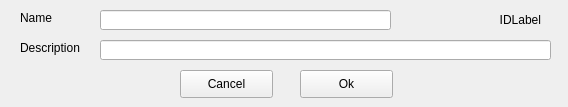
<?xml version="1.0" encoding="UTF-8"?>
<ui version="4.0">
 <class>NodeForm</class>
 <widget class="QWidget" name="NodeForm">
  <property name="windowModality">
   <enum>Qt::ApplicationModal</enum>
  </property>
  <property name="geometry">
   <rect>
    <x>0</x>
    <y>0</y>
    <width>568</width>
    <height>107</height>
   </rect>
  </property>
  <property name="sizePolicy">
   <sizepolicy hsizetype="Fixed" vsizetype="Fixed">
    <horstretch>0</horstretch>
    <verstretch>0</verstretch>
   </sizepolicy>
  </property>
  <property name="windowTitle">
   <string>Node Data</string>
  </property>
  <widget class="QLineEdit" name="nameEdit">
   <property name="geometry">
    <rect>
     <x>100</x>
     <y>10</y>
     <width>291</width>
     <height>20</height>
    </rect>
   </property>
   <property name="sizePolicy">
    <sizepolicy hsizetype="Fixed" vsizetype="Fixed">
     <horstretch>0</horstretch>
     <verstretch>0</verstretch>
    </sizepolicy>
   </property>
  </widget>
  <widget class="QLineEdit" name="descEdit">
   <property name="geometry">
    <rect>
     <x>100</x>
     <y>40</y>
     <width>451</width>
     <height>20</height>
    </rect>
   </property>
   <property name="sizePolicy">
    <sizepolicy hsizetype="Fixed" vsizetype="Fixed">
     <horstretch>0</horstretch>
     <verstretch>0</verstretch>
    </sizepolicy>
   </property>
   <property name="text">
    <string/>
   </property>
  </widget>
  <widget class="QLabel" name="label_4">
   <property name="geometry">
    <rect>
     <x>20</x>
     <y>40</y>
     <width>71</width>
     <height>16</height>
    </rect>
   </property>
   <property name="sizePolicy">
    <sizepolicy hsizetype="Fixed" vsizetype="Fixed">
     <horstretch>0</horstretch>
     <verstretch>0</verstretch>
    </sizepolicy>
   </property>
   <property name="text">
    <string>Description</string>
   </property>
  </widget>
  <widget class="QLabel" name="label">
   <property name="geometry">
    <rect>
     <x>20</x>
     <y>10</y>
     <width>51</width>
     <height>16</height>
    </rect>
   </property>
   <property name="sizePolicy">
    <sizepolicy hsizetype="Fixed" vsizetype="Fixed">
     <horstretch>0</horstretch>
     <verstretch>0</verstretch>
    </sizepolicy>
   </property>
   <property name="text">
    <string>Name</string>
   </property>
  </widget>
  <widget class="QLabel" name="idLabel">
   <property name="geometry">
    <rect>
     <x>500</x>
     <y>10</y>
     <width>41</width>
     <height>20</height>
    </rect>
   </property>
   <property name="text">
    <string>IDLabel</string>
   </property>
   <property name="alignment">
    <set>Qt::AlignRight|Qt::AlignTrailing|Qt::AlignVCenter</set>
   </property>
  </widget>
  <widget class="QPushButton" name="okButton">
   <property name="geometry">
    <rect>
     <x>300</x>
     <y>70</y>
     <width>93</width>
     <height>28</height>
    </rect>
   </property>
   <property name="sizePolicy">
    <sizepolicy hsizetype="Fixed" vsizetype="Fixed">
     <horstretch>0</horstretch>
     <verstretch>0</verstretch>
    </sizepolicy>
   </property>
   <property name="text">
    <string>Ok</string>
   </property>
  </widget>
  <widget class="QPushButton" name="cancelButton">
   <property name="geometry">
    <rect>
     <x>180</x>
     <y>70</y>
     <width>93</width>
     <height>28</height>
    </rect>
   </property>
   <property name="sizePolicy">
    <sizepolicy hsizetype="Fixed" vsizetype="Fixed">
     <horstretch>0</horstretch>
     <verstretch>0</verstretch>
    </sizepolicy>
   </property>
   <property name="text">
    <string>Cancel</string>
   </property>
  </widget>
 </widget>
 <resources/>
 <connections/>
</ui>
